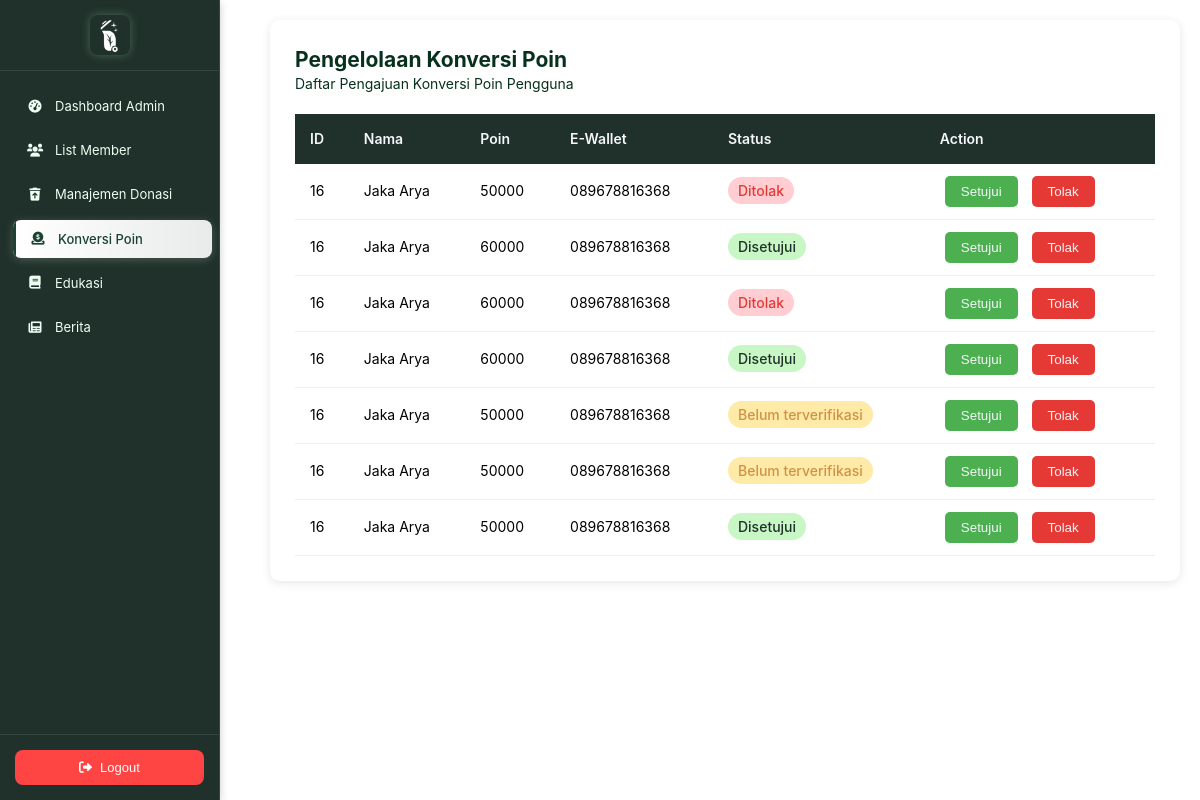
The app's page /admin-reward.php with its own data.
### tables this page shows
CREATE TABLE `reward` (
  `id` int(3) NOT NULL,
  `tanggal` timestamp NULL DEFAULT current_timestamp(),
  `nomor_ewallet` varchar(30) DEFAULT NULL,
  `poin_convert` int(15) DEFAULT NULL,
  `rupiah` varchar(255) DEFAULT NULL,
  `status` enum('Disetujui','Belum terverifikasi','Ditolak','') DEFAULT NULL,
  `donasi_id` int(3) DEFAULT NULL,
  `pengguna_id` int(3) DEFAULT NULL,
  `wallet` varchar(30) DEFAULT NULL
);

CREATE TABLE `pengguna` (
  `pengguna_id` int(3) NOT NULL,
  `nama` varchar(20) NOT NULL,
  `email` varchar(30) NOT NULL,
  `total_poin` int(10) NOT NULL,
  `kontak` varchar(15) NOT NULL,
  `password` varchar(255) NOT NULL,
  `tanggal_lahir` date NOT NULL
);

### html/admin-reward.php (the view, shortened to what this page needs)
<?php
include "koneksi.php";
$query = "SELECT r.id, r.pengguna_id, r.poin_convert, r.wallet, r.nomor_ewallet, r.rupiah, r.status, r.tanggal, p.nama
          FROM reward r
          JOIN pengguna p ON r.pengguna_id = p.pengguna_id
          ORDER BY r.tanggal DESC";
$stmt = $conn->prepare($query);
$stmt->execute();
$stmt->store_result();
$stmt->bind_result($id, $pengguna_id, $poin_convert, $wallet, $nomor_ewallet, $rupiah, $status, $tanggal, $nama);
?>
<!DOCTYPE html>
<html lang="en">
<head>
    <link href="https://cdnjs.cloudflare.com/ajax/libs/animate.css/4.1.1/animate.min.css" rel="stylesheet">
</head>
<body>
    <?php include 'admin-navbar.php'; ?>
    <div class="content">
        <div class="reward-section animate_animated animate_fadeIn">
            <h2>Pengelolaan Konversi Poin</h2>
            <p class="text-light">Daftar Pengajuan Konversi Poin Pengguna</p>
            <table class="reward-table">
                <thead>
                    <tr>
                        <th>ID</th>
                        <th>Nama</th>
                        <th>Poin</th>
                        <th>E-Wallet</th>
                        <th>Status</th>
                        <th>Action</th>
                    </tr>
                </thead>
                <tbody>
                <?php while ($stmt->fetch()): ?>
            <tr>
                <td><?php echo $pengguna_id; ?></td>
                <td><?php echo htmlspecialchars($nama); ?></td>
                <td><?php echo $poin_convert; ?></td>
                <td><?php echo $nomor_ewallet; ?></td>
                <td>
                    <span id="status-<?php echo $id; ?>" class="status-badge
                        <?php echo ($status == 'Disetujui') ? 'status-approved' : (($status == 'Ditolak') ? 'status-rejected' : 'status-pending'); ?>">
                        <?php echo $status; ?>
                    </span>
                    <td>
                    <form method="POST" style="display:inline;">
                        <button class="status-button accept" type="submit" name="action" value="accept">Setujui</button>
                    </form>
                    <form method="POST" style="display:inline;">
                    <button class="status-button reject" type="submit" name="action" value="reject">Tolak</button>
                    </form>
                    </td>
                    </tr>
                    <?php endwhile; ?>
                </tbody>
            </table>
        </div>
    </div>
</body>
</html>

### html/admin-reward.php (style rules this page uses)
:root { --primary-color: #43a047; --secondary-color: #388e3c; --accent-color: #ff7043; --text-dark: #2d3436; --text-light: #636e72; --background-light: #f5f6fa; --sidebar-width: 250px; }
* { margin: 0; padding: 0; box-sizing: border-box; }
body { font-family: 'Segoe UI', Tahoma, Geneva, Verdana, sans-serif; background-color: var(--background-light); color: var(--text-dark); }
.content { margin-left: var(--sidebar-width); padding: 20px; transition: all 0.3s ease; color:rgb(7, 49, 29); }
.reward-section { background-color: #ffffff; padding: 25px; border-radius: 10px; box-shadow: 0 2px 10px rgba(0, 0, 0, 0.1); }
.reward-table { width: 100%; border-collapse: separate; border-spacing: 0; margin-top: 20px; }
.reward-table th { background-color: var(--primary-color); color: var(--background-light); padding: 15px; text-align: left; font-weight: 600; }
.reward-table td { padding: 12px 15px; border-bottom: 1px solid #eee; }
.reward-table tr { color: black; }
.status-button { padding: 8px 16px; border: none; border-radius: 5px; cursor: pointer; transition: all 0.3s; margin: 0 5px; }
.status-button.accept { background-color: #4caf50; color: var(--background-light); }
.status-button.reject { background-color: #e53935; color: var(--background-light); }
.status-badge { padding: 5px 10px; border-radius: 15px; font-size: 14px; font-weight: 500; }
.status-pending { background-color: #ffeaa7; color: rgb(209, 146, 70); }
.status-rejected { background-color: #ffcdd2; color: #e53935; }
.status-approved { background-color: #c8f7c5; color: var(--primary-color); }

### html/admin-navbar.php (style rules this page uses)
:root { --primary-color: rgb(31, 49, 42); --secondary-color: #2d6a4f; --accent-color: #40916c; --danger-color: #ff4444; --background-dark: rgb(255, 255, 255); --text-light: #ffffff; --text-gray: rgb(235, 255, 242); --hover-bg: #ffffff; --hover-text: #1b4332; --soft-shadow: 0 2px 8px rgba(0, 0, 0, 0.2); --hover-transition: all 0.2s ease-in-out; }
* { margin: 0; padding: 0; box-sizing: border-box; }
body { font-family: 'Inter', 'Arial', sans-serif; line-height: 1.4; background-color: var(--background-dark); color: var(--text-light); font-size: 14px; }

### records on screen
reward: pengguna "16", pengguna.nama "Jaka Arya", poin_convert "50000", nomor_ewallet "089678816368", status "Ditolak"
reward: pengguna "16", pengguna.nama "Jaka Arya", poin_convert "60000", nomor_ewallet "089678816368", status "Disetujui"
reward: pengguna "16", pengguna.nama "Jaka Arya", poin_convert "60000", nomor_ewallet "089678816368", status "Ditolak"
reward: pengguna "16", pengguna.nama "Jaka Arya", poin_convert "60000", nomor_ewallet "089678816368", status "Disetujui"
reward: pengguna "16", pengguna.nama "Jaka Arya", poin_convert "50000", nomor_ewallet "089678816368", status "Belum terverifikasi"
reward: pengguna "16", pengguna.nama "Jaka Arya", poin_convert "50000", nomor_ewallet "089678816368", status "Belum terverifikasi"
reward: pengguna "16", pengguna.nama "Jaka Arya", poin_convert "50000", nomor_ewallet "089678816368", status "Disetujui"
